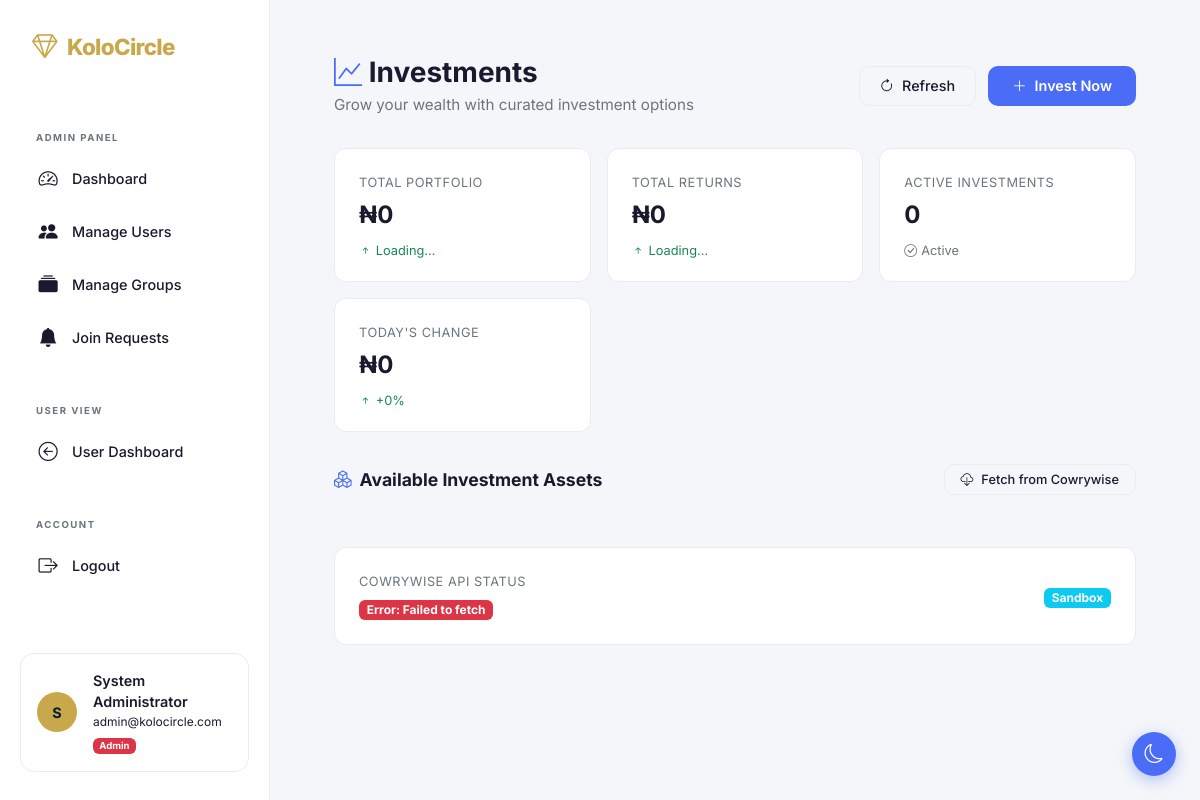
Page /investments/ (signed in) on the committed database.
### pkg/models.py (models this page shows, shortened)
class User(db.Model):
    __tablename__ = 'users'
    id = db.Column(db.Integer, primary_key=True)
    fullname = db.Column(db.String(100), nullable=False)
    username = db.Column(db.String(50), unique=True, nullable=False)
    email = db.Column(db.String(100), unique=True, nullable=False)
    phone = db.Column(db.String(20))
    password = db.Column(db.String(200), nullable=False)
    wallet_balance = db.Column(db.Float, default=0.0)
    total_saved = db.Column(db.Float, default=0.0)
    profile_picture = db.Column(db.String(200), default='default.jpg')
    created_at = db.Column(db.DateTime, default=datetime.utcnow)
    is_admin = db.Column(db.Boolean, default=False)
    is_active = db.Column(db.Boolean, default=True)
    wallet_rel = db.relationship('Wallet', backref='owner', uselist=False, cascade='all, delete-orphan')
    savings = db.relationship('Savings', backref='saver', lazy='dynamic')
    group_memberships = db.relationship('GroupMember', backref='member', lazy='dynamic')
    notifications = db.relationship('Notification', backref='user', lazy='dynamic')
    @property
    def name(self):
        return self.fullname
    @property
    def first_name(self):
        parts = self.fullname.split()
        return parts[0] if parts else ''
    @property
    def last_name(self):
        parts = self.fullname.split()
        return parts[1] if len(parts) > 1 else ''
    @property
    def avatar(self):
        return self.profile_picture
    @property
    def password_hash(self):
        return self.password

### pkg/user_routes.py (the view)
@app.route('/investments/')
def investments():
    if 'useronline' not in session:
        flash('Please log in first.', 'warning')
        return redirect(url_for('login'))
    user = User.query.get(session['useronline'])
    return render_template('user/investments.html',
                         user=user,
                         cowrywise_client_id=os.getenv('COWRYWISE_CLIENT_ID'),
                         cowrywise_client_secret=os.getenv('COWRYWISE_CLIENT_SECRET'),
                         cowrywise_account_id=os.getenv('COWRYWISE_ACCOUNT_ID'))

### pkg/user_routes.py (called while the page is built)
@app.after_request
def after_request(resp):
    resp.headers['Cache-Control'] = 'no-cache, no-store, must-revalidate'
    return resp

@app.context_processor
def inject_paystack_key():
    return {
        'paystack_public_key': os.getenv('PAYSTACK_PUBLIC_KEY', '')
    }

### pkg/templates/user/investments.html (shortened to what this page needs)
{% extends "user/layouts.html" %}
{% block main_content %}
<div class="investments-page">
    <div class="invest-header">
        <div class="invest-header-left">
            <h1><i class="bi bi-graph-up"></i> Investments</h1>
            <p>Grow your wealth with curated investment options</p>
        </div>
        <div class="invest-header-actions">
            <button class="invest-btn-outline" onclick="refreshInvestments()">
                <i class="bi bi-arrow-clockwise"></i> Refresh
            </button>
            <button class="invest-btn-primary" onclick="showInvestModal()">
                <i class="bi bi-plus-lg"></i> Invest Now
            </button>
        </div>
    </div>
    <div class="invest-summary" id="investSummary">
        <div class="invest-summary-card">
            <span class="label">Total Portfolio</span>
            <div class="value" id="totalPortfolio">₦0</div>
            <span class="change positive" id="portfolioChange">
                <i class="bi bi-arrow-up-short"></i> Loading...
            </span>
        </div>
        <div class="invest-summary-card">
            <span class="label">Total Returns</span>
            <div class="value" id="totalReturns">₦0</div>
            <span class="change positive" id="returnsChange">
                <i class="bi bi-arrow-up-short"></i> Loading...
            </span>
        </div>
        <div class="invest-summary-card">
            <span class="label">Active Investments</span>
            <div class="value" id="activeInvestments">0</div>
            <span class="change neutral">
                <i class="bi bi-check-circle"></i> Active
            </span>
        </div>
        <div class="invest-summary-card">
            <span class="label">Today's Change</span>
            <div class="value" id="todayChange">₦0</div>
            <span class="change positive" id="todayChangeStatus">
                <i class="bi bi-arrow-up-short"></i> +0%
            </span>
        </div>
    </div>
    <div class="invest-assets">
        <div class="invest-section-header">
            <h3><i class="bi bi-boxes"></i> Available Investment Assets</h3>
            <button class="invest-btn-outline" onclick="fetchInvestments()" style="font-size:0.8rem; padding:0.3rem 1rem;">
                <i class="bi bi-cloud-download"></i> Fetch from Cowrywise
            </button>
        </div>
    </div>
    <div class="invest-summary-card" style="grid-column: 1 / -1; background: var(--bg-card);">
        <div class="d-flex justify-content-between align-items-center flex-wrap gap-2">
            <div>
                <span class="label">Cowrywise API Status</span>
                <div class="value" style="font-size:1rem;" id="apiStatus">
                </div>
            </div>
            <div>
                <span class="badge bg-info text-white" id="apiEnv">Sandbox</span>
            </div>
        </div>
    </div>
</div>
{% endblock %}

### pkg/templates/user/layouts.html (shortened to what this page needs)
<!DOCTYPE html>
<html lang="en" data-bs-theme="light">
<head>
    <link href="https://cdn.jsdelivr.net/npm/bootstrap@5.3.3/dist/css/bootstrap.min.css" rel="stylesheet">
    <link rel="stylesheet" href="https://cdn.jsdelivr.net/npm/bootstrap-icons@1.11.3/font/bootstrap-icons.min.css">
    <link rel="stylesheet" href="{{ url_for('static', filename='css/dashboard.css') }}">
</head>
<body>
<div class="app-wrapper">
    <aside class="sidebar">
        <div class="brand">
            <i class="bi bi-gem"></i>
            <span>Kolo<span>Circle</span></span>
        </div>
        <nav class="nav flex-column">
            {% if session.get('useronline') %}
                {% if session.get('is_admin') %}
                    <span class="nav-label">Admin Panel</span>
                    <a href="{{ url_for('admin.admin_dashboard') }}" class="nav-link {% if request.endpoint == 'admin.admin_dashboard' %}active{% endif %}">
                        <i class="bi bi-speedometer2"></i> Dashboard
                    </a>
                    <a href="{{ url_for('admin.admin_users') }}" class="nav-link {% if request.endpoint == 'admin.admin_users' %}active{% endif %}">
                        <i class="bi bi-people-fill"></i> Manage Users
                    </a>
                    <a href="{{ url_for('admin.admin_groups') }}" class="nav-link {% if request.endpoint == 'admin.admin_groups' %}active{% endif %}">
                        <i class="bi bi-collection-fill"></i> Manage Groups
                    </a>
                    <a href="{{ url_for('admin.admin_requests') }}" class="nav-link {% if request.endpoint == 'admin.admin_requests' %}active{% endif %}">
                        <i class="bi bi-bell-fill"></i> Join Requests
                    </a>
                    <div class="nav-divider"></div>
                    <span class="nav-label">User View</span>
                    <a href="{{ url_for('dashboard') }}" class="nav-link">
                        <i class="bi bi-arrow-left-circle"></i> User Dashboard
                    </a>
                    <div class="nav-divider"></div>
                    <span class="nav-label">Account</span>
                    <a href="{{ url_for('logout') }}" class="nav-link text-danger">
                        <i class="bi bi-box-arrow-right"></i> Logout
                    </a>
                {% endif %}
            {% endif %}
        </nav>
        {% if session.get('useronline') %}
        <div class="user-card">
            <div class="d-flex align-items-center gap-3">
                <div class="avatar-small">
                    {% if user and user.first_name %}
                        {{ user.first_name[0]|upper }}
                    {% else %}
                        U
                    {% endif %}
                </div>
                <div>
                    <div class="user-name">
                        {% if user and user.first_name %}
                            {{ user.first_name }} {{ user.last_name }}
                        {% else %}
                            User
                        {% endif %}
                    </div>
                    <div class="user-email">
                        {% if user and user.email %}
                            {{ user.email }}
                        {% else %}
                            user@example.com
                        {% endif %}
                    </div>
                    {% if session.get('is_admin') %}
                        <span class="badge bg-danger" style="font-size:0.6rem;">Admin</span>
                    {% endif %}
                </div>
            </div>
        </div>
        {% endif %}
    </aside>
    <main class="main-content">
        {% block main_content %}
        {% endblock %}
    </main>
</div>
<button class="theme-toggle" id="themeToggle" title="Toggle Dark/Light Mode">
    <i class="bi bi-moon" id="themeIcon"></i>
</button>
</body>
</html>

### pkg/static/css/dashboard.css (style rules this page uses)
body { font-family: 'Inter', -apple-system, BlinkMacSystemFont, sans-serif; background: var(--bg-main, #f4f7fc); color: var(--text-primary, #1a1a2e); transition: background 0.3s ease, color 0.3s ease; }
.app-wrapper { display: flex; min-height: 100vh; width: 100%; }
.sidebar { width: 270px; min-width: 270px; background: var(--sidebar-bg, #061a36); padding: 28px 20px; position: sticky; top: 0; height: 100vh; overflow-y: auto; border-right: 1px solid var(--sidebar-border, rgba(255, 255, 255, 0.06)); display: flex; flex-direction: column; flex-shrink: 0; transition: all 0.3s ease; z-index: 100; }
.sidebar .brand { color: var(--brand-text, white); font-weight: 800; font-size: 1.4rem; letter-spacing: -0.03em; padding: 0 12px 28px 12px; border-bottom: 1px solid var(--sidebar-border, rgba(255, 255, 255, 0.06)); margin-bottom: 24px; display: flex; align-items: center; gap: 10px; transition: color 0.3s ease; }
.sidebar .brand span { color: var(--brand-accent, #c9a84c); }
.sidebar .brand i { font-size: 1.6rem; color: var(--brand-accent, #c9a84c); }
.sidebar .nav { display: flex; flex-direction: column; gap: 2px; flex: 1; }
.sidebar .nav-link { color: var(--nav-text, rgba(255, 255, 255, 0.6)); text-decoration: none; padding: 11px 16px; border-radius: 12px; display: flex; align-items: center; gap: 12px; font-weight: 500; font-size: 0.9rem; transition: all 0.25s ease; width: 100%; border: none; background: transparent; position: relative; }
.sidebar .nav-link i { font-size: 1.2rem; width: 24px; text-align: center; flex-shrink: 0; }
.sidebar .nav-link.text-danger { color: #ef4444; }
.sidebar .nav-label { color: var(--nav-label, rgba(255, 255, 255, 0.3)); font-size: 0.6rem; text-transform: uppercase; letter-spacing: 1.5px; padding: 12px 16px 6px 16px; font-weight: 700; display: block; }
.sidebar .nav-divider { border-top: 1px solid var(--sidebar-border, rgba(255, 255, 255, 0.06)); margin: 12px 12px; }
.sidebar .user-card { margin-top: auto; padding: 16px; border-radius: 14px; background: var(--user-card-bg, rgba(255, 255, 255, 0.04)); border: 1px solid var(--sidebar-border, rgba(255, 255, 255, 0.04)); transition: all 0.3s ease; cursor: pointer; }
.sidebar .user-card .avatar-small { width: 40px; height: 40px; border-radius: 50%; background: var(--brand-accent, #c9a84c); color: var(--sidebar-bg, #061a36); display: flex; align-items: center; justify-content: center; font-weight: 700; font-size: 0.9rem; flex-shrink: 0; transition: all 0.3s ease; }
.sidebar .user-card .user-name { color: var(--nav-text, white); font-weight: 600; font-size: 0.9rem; transition: color 0.3s ease; }
.sidebar .user-card .user-email { color: var(--nav-label, rgba(255, 255, 255, 0.5)); font-size: 0.75rem; transition: color 0.3s ease; }
.main-content { flex: 1; padding: 32px 40px; background: var(--bg-main, #f4f7fc); min-height: 100vh; width: 100%; overflow-x: hidden; display: block !important; transition: background 0.3s ease; }
:root { --bg-main: #f4f7fc; --text-primary: #1a1a2e; --text-secondary: #6c757d; --border-color: #e9ecef; --shadow-color: rgba(0, 0, 0, 0.05); --sidebar-bg: #061a36; --sidebar-border: rgba(255, 255, 255, 0.06); --brand-text: #ffffff; --brand-accent: #c9a84c; --nav-text: rgba(255, 255, 255, 0.6); --nav-hover: rgba(255, 255, 255, 0.06); --nav-hover-text: #ffffff; --nav-active-bg: rgba(201, 168, 76, 0.12); --nav-active-text: #c9a84c; --nav-active-border: #c9a84c; --nav-label: rgba(255, 255, 255, 0.3); --user-card-bg: rgba(255, 255, 255, 0.04); --user-card-hover: rgba(255, 255, 255, 0.07); }

### rows in the picture
User: fullname "S", first_name "System", last_name "Administrator", email "admin@kolocircle.com"
